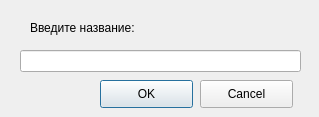
<?xml version="1.0" encoding="UTF-8"?>
<ui version="4.0">
 <class>Dialog</class>
 <widget class="QDialog" name="Dialog">
  <property name="geometry">
   <rect>
    <x>0</x>
    <y>0</y>
    <width>319</width>
    <height>117</height>
   </rect>
  </property>
  <property name="font">
   <font>
    <pointsize>9</pointsize>
   </font>
  </property>
  <property name="windowTitle">
   <string>Dialog</string>
  </property>
  <widget class="QPushButton" name="pushButton">
   <property name="geometry">
    <rect>
     <x>100</x>
     <y>80</y>
     <width>93</width>
     <height>28</height>
    </rect>
   </property>
   <property name="text">
    <string>OK</string>
   </property>
  </widget>
  <widget class="QPushButton" name="pushButton_2">
   <property name="geometry">
    <rect>
     <x>200</x>
     <y>80</y>
     <width>93</width>
     <height>28</height>
    </rect>
   </property>
   <property name="text">
    <string>Cancel</string>
   </property>
  </widget>
  <widget class="QLabel" name="label">
   <property name="geometry">
    <rect>
     <x>30</x>
     <y>20</y>
     <width>141</width>
     <height>16</height>
    </rect>
   </property>
   <property name="text">
    <string>Введите название:</string>
   </property>
  </widget>
  <widget class="QLineEdit" name="lineEdit">
   <property name="geometry">
    <rect>
     <x>20</x>
     <y>50</y>
     <width>281</width>
     <height>22</height>
    </rect>
   </property>
   <property name="inputMask">
    <string comment="Название" extracomment="Название"/>
   </property>
   <property name="echoMode">
    <enum>QLineEdit::NoEcho</enum>
   </property>
   <property name="placeholderText">
    <string extracomment="Название"/>
   </property>
   <property name="clearButtonEnabled">
    <bool>false</bool>
   </property>
  </widget>
 </widget>
 <resources/>
 <connections/>
</ui>
